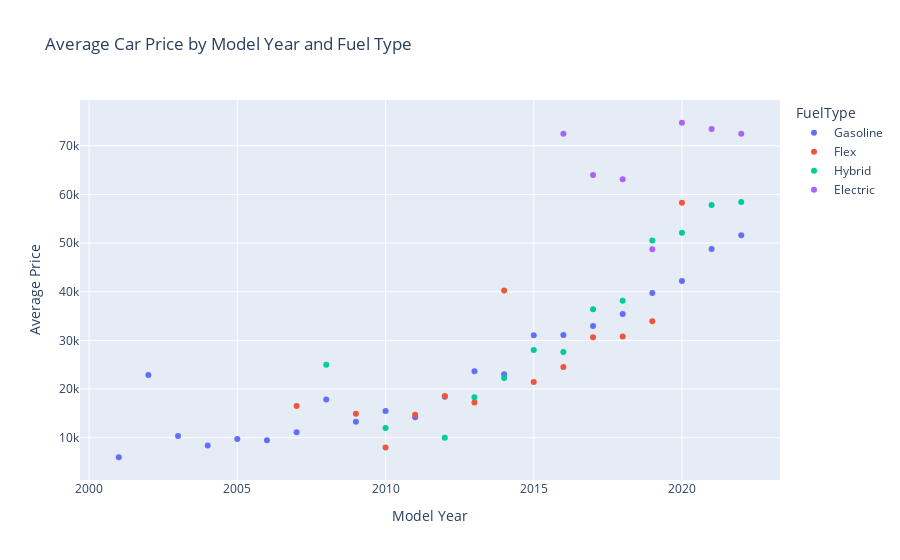

Notebook cell for this chart:
### Markdown cell above
## Data Visualization

### Code cell
#Start producing graphs based on interesting metrics, first one model year/fueltype and price as an example

#Make a new df with aggregated price, grouped by year and fueltype
year_price = cars_data.groupby(['Year', 'FuelType']).mean('Price').reset_index()


#Make a chart with plotly express (won't show up in github)
fig = px.scatter(year_price, x = 'Year', y = 'Price', color = 'FuelType', title = 'Average Car Price by Model Year and Fuel Type',
                 labels = {'Year' : 'Model Year', 'Price' : 'Average Price'})
fig.show()

#Next with seaborn, which will show up on github page natively
plt.rcParams['figure.dpi'] = 300
plt.rcParams['savefig.dpi'] = 300
plt.rcParams['font.family'] = 'Source Sans Pro'
fig2, ax = plt.subplots()
ax = sns.set_palette('deep')
ax = sns.scatterplot(data = year_price, x = 'Year', y = 'Price', hue = 'FuelType')
ax.set_title('Average Price by Model Year/Fuel Type')
ax.set_xlabel('Model Year')
ax.set_ylabel('Average Price')
ax.legend(loc='upper right', bbox_to_anchor=(1.25, 1))

### Figure 1 — Plotly figure (JSON) as saved in the notebook; plotly's stock layout.template omitted (floating-point values rounded to 4 significant figures)
{"data": [{"hovertemplate": "FuelType=Gasoline<br>Model Year=%{x}<br>Average Price=%{y}<extra></extra>", "legendgroup": "Gasoline", "marker": {"color": "#636efa", "symbol": "circle"}, "mode": "markers", "name": "Gasoline", "orientation": "v", "showlegend": true, "type": "scatter", "x": [2001, 2002, 2003, 2004, 2005, 2006, 2007, 2008, 2009, 2010, 2011, 2012, 2013, 2014, 2015, 2016, 2017, 2018, 2019, 2020, 2021, 2022], "xaxis": "x", "y": [5995, 22900, 10340.0, 8415.0, 9735.0, 9512.0, 11140.0, 17850.0, 13279, 15510.0, 14240.0, 18410.0, 23670.0, 23070.0, 31070.0, 31120.0, 32970.0, 35430.0, 39740.0, 42210.0, 48770.0, 51620.0], "yaxis": "y"}, {"hovertemplate": "FuelType=Flex<br>Model Year=%{x}<br>Average Price=%{y}<extra></extra>", "legendgroup": "Flex", "marker": {"color": "#EF553B", "symbol": "circle"}, "mode": "markers", "name": "Flex", "orientation": "v", "showlegend": true, "type": "scatter", "x": [2007, 2009, 2010, 2011, 2012, 2013, 2014, 2015, 2016, 2017, 2018, 2019, 2020], "xaxis": "x", "y": [16500, 14931, 7990, 14740.0, 18600.0, 17268, 40250.0, 21440.0, 24520.0, 30647, 30814, 33960.0, 58279], "yaxis": "y"}, {"hovertemplate": "FuelType=Hybrid<br>Model Year=%{x}<br>Average Price=%{y}<extra></extra>", "legendgroup": "Hybrid", "marker": {"color": "#00cc96", "symbol": "circle"}, "mode": "markers", "name": "Hybrid", "orientation": "v", "showlegend": true, "type": "scatter", "x": [2008, 2010, 2012, 2013, 2014, 2015, 2016, 2017, 2018, 2019, 2020, 2021, 2022], "xaxis": "x", "y": [25000, 11985, 9995, 18330.0, 22280.0, 28030.0, 27630.0, 36410.0, 38140.0, 50520.0, 52130.0, 57810.0, 58425], "yaxis": "y"}, {"hovertemplate": "FuelType=Electric<br>Model Year=%{x}<br>Average Price=%{y}<extra></extra>", "legendgroup": "Electric", "marker": {"color": "#ab63fa", "symbol": "circle"}, "mode": "markers", "name": "Electric", "orientation": "v", "showlegend": true, "type": "scatter", "x": [2016, 2017, 2018, 2019, 2020, 2021, 2022], "xaxis": "x", "y": [72464, 63980.0, 63140.0, 48720.0, 74730.0, 73450.0, 72460.0], "yaxis": "y"}], "layout": {"autosize": true, "legend": {"title": {"text": "FuelType"}, "tracegroupgap": 0}, "title": {"text": "Average Car Price by Model Year and Fuel Type"}, "xaxis": {"anchor": "y", "autorange": true, "domain": [0, 1], "range": [2000.0, 2023.0], "title": {"text": "Model Year"}, "type": "linear"}, "yaxis": {"anchor": "x", "autorange": true, "domain": [0, 1], "range": [323.0, 80400.0], "title": {"text": "Average Price"}, "type": "linear"}}}
